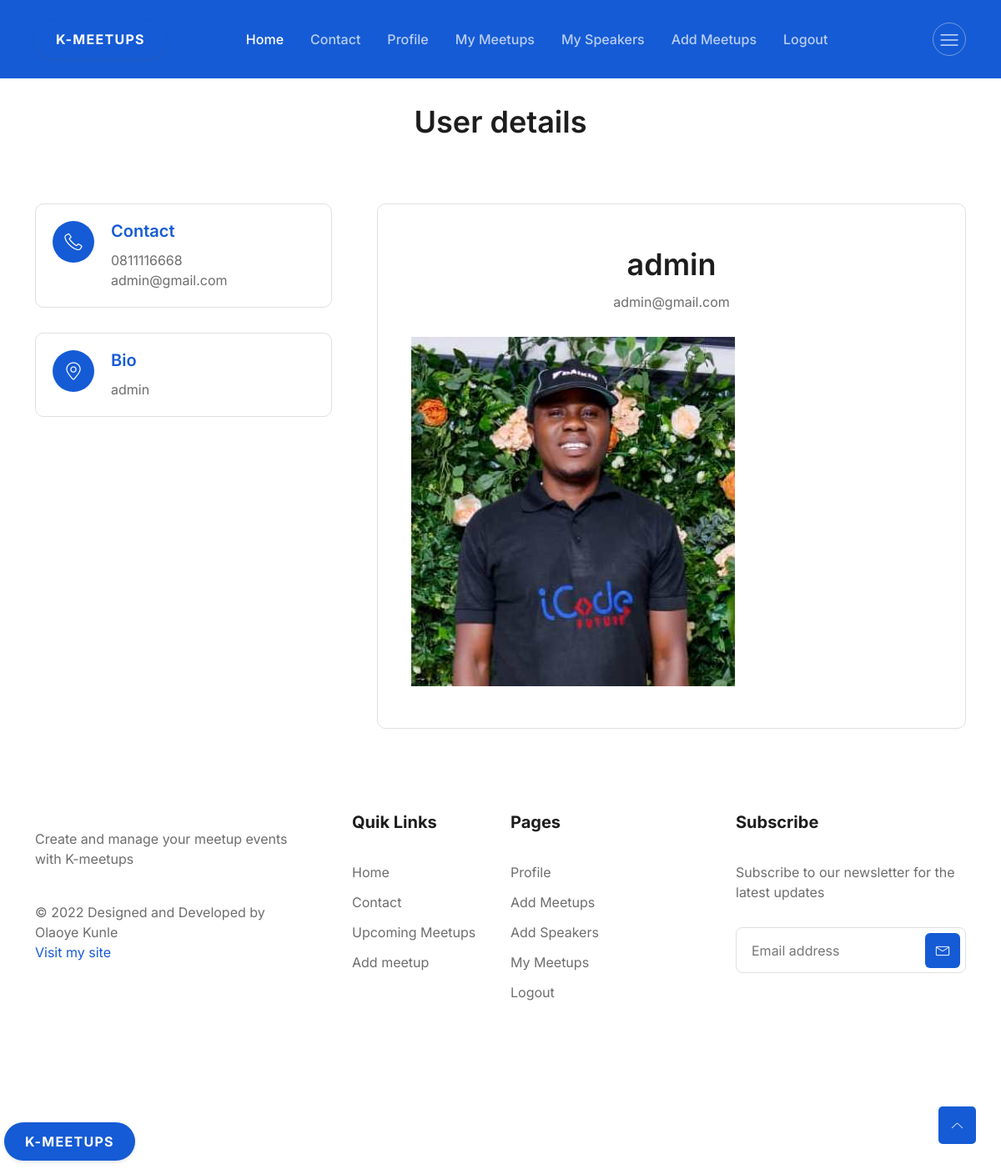
The page /user-details/1 (signed in) on the database its author committed.
### meetups/models.py (models this page shows)
class myUser(AbstractUser):
    name = models.CharField(max_length=200, null=True)
    email = models.EmailField(unique=True, null=True)
    bio = models.TextField(null=True)
    image = models.ImageField(null=True)
    mobile_number = models.CharField(max_length=10, blank=True, null=True)
    birth_date = models.DateField(null=True, blank=True)
    USERNAME_FIELD = 'email'
    REQUIRED_FIELDS = []

### meetups/views.py (the view)
# urls.py: path('user-details/<int:pk>', views.user_details, name='user-details'),
@login_required(login_url='login')
def user_details(request, pk):
    user=myUser.objects.get(id=pk)
    return render(request, 'meetups/user_details.html', {'user':user})

### meetups/templates/meetups/user_details.html (shortened to what this page needs)
{% extends 'meetups/main.html' %}
{%block page_title%}
<h2 >User details</h2>
{%endblock%}
{% block content%}
<section id="contact" class="contact-section">
    <div class="container">
      <div class="row">
        <div class="col-xl-4">
          <div class="contact-item-wrapper">
            <div class="row">
              <div class="col-12 col-md-6 col-xl-12">
                <div class="contact-item">
                  <div class="contact-icon">
                    <i class="lni lni-phone"></i>
                  </div>
                  <div class="contact-content">
                    <h4>Contact</h4>
                    <p>{{user.mobile_number}}</p>
                    <p>{{user.email}}</p>
                  </div>
                </div>
              </div>
              <div class="col-12 col-md-6 col-xl-12">
                <div class="contact-item">
                  <div class="contact-icon">
                    <i class="lni lni-map-marker"></i>
                  </div>
                  <div class="contact-content">
                    <h4>Bio</h4>
                    <p>{{user.bio}}</p>
                  </div>
                </div>
              </div>
            </div>
          </div>
        </div>
        <div class="col-xl-8">
          <div class="contact-form-wrapper">
            <div class="row">
              <div class="col-xl-10 col-lg-8 mx-auto">
                <div class="section-title text-center">
                  <h2>
                    {{user.name}}
                  </h2>
                  <p>
                   {{user.email}}
                  </p>
                </div>
              </div>
            </div>
            <img src="{{user.image.url}}" alt="user image"/>
          </div>
        </div>
      </div>
    </div>
  </section>
{%endblock%}

### staticfiles/meetups/style.css (style rules this page uses)
:root { --font-family: "Inter", sans-serif; --primary: #155bd5; --primary-dark: #1c3ab6; --primary-light: #e2f1ff; --accent: #00d4d7; --accent-dark: #00bac1; --accent-light: #dff9f8; --success: #13d527; --success-dark: #00ae11; --success-light: #eafbe7; --secondary: #8f15d5; --secondary-dark: #6013c7; --secondary-light: #f4e5fa; --info: #15b2d5; --info-dark: #0f8ca8; --info-light: #e0f5fa; --caution: #dbbb25; --caution-dark: #d58f15; --caution-light: #fbf9e4; --error: #e6185e; --error-dark: #bf1257; --error-light: #fce4eb; --black: #1d1d1d; --dark-1: #2d2d2d; --dark-2: #4d4d4d; --dark-3: #6d6d6d; --gray-1: #8d8d8d; --gray-2: #adadad; --gray-3: #cdcdcd; --gray-4: #e0e0e0; --light-1: #efefef; --light-2: #f5f5f5; --light-3: #fafafa; --white: #ffffff; --gradient-1: linear-gradient(180deg, #155bd5 0%, #1c3ab6 100%); --gradient-2: linear-gradient(180deg, #155bd5 13.02%, #00d4d7 85.42%); --gradient-3: linear-gradient(180deg, #155bd5 0%, #8f15d5 100%); --gradient-4: linear-gradient(180deg, #155bd5 0%, #13d527 100%); --gradient-5: linear-gradient(180deg, #155bd5 0%, #15bbd5 100%); --gradient-6: linear-gradient(180deg, #155bd5 0%, #dbbb25 100%); --gradient-7: linear-gradient(180deg, #155bd5 0%, #e6185e 100%); --gradient-8: linear-gradient(180deg, #1c3ab6 0%, #00bac1 100%); --gradient-9: linear-gradient(180deg, #00d4d7 13.02%, #155bd5 85.42%); --shadow-1: 0px 0px 1px rgba(40, 41, 61, 0.08), 0px 0.5px 2px rgba(96, 97, 112, 0.16); --shadow-2: 0px 0px 1px rgba(40, 41, 61, 0.04), 0px 2px 4px rgba(96, 97, 112, 0.16); --shadow-3: 0px 0px 2px rgba(40, 41, 61, 0.04), 0px 4px 8px rgba(96, 97, 112, 0.16); --shadow-4: 0px 2px 4px rgba(40, 41, 61, 0.04), 0px 8px 16px rgba(96, 97, 112, 0.16); --shadow-5: 0px 2px 8px rgba(40, 41, 61, 0.04), 0px 16px 24px rgba(96, 97, 112, 0.16); --shadow-6: 0px 2px 8px rgba(40, 41, 61, 0.08), 0px 20px 32px rgba(96, 97, 112, 0.24); }
body { font-family: var(--font-family); color: var(--black); font-size: 16px; }
img { max-width: 100%; }
h1, h2, h3, h4, h5, h6 { font-weight: 600; color: var(--black); margin: 0px; }
h2, .h2 { font-size: 2.25em; line-height: 1.25; }
h4, .h4 { font-size: 1.5em; line-height: 1.25; }
p { font-size: 1em; font-weight: 400; line-height: 1.5; color: var(--dark-3); margin: 0px; }
.section-title-five h2 { margin-bottom: 15px; }
.contact-section { position: relative; z-index: 3; padding-top: 10px; }
.contact-section .contact-item-wrapper .contact-item { display: flex; border: 1px solid var(--gray-4); border-radius: 10px; background: var(--white); margin-bottom: 30px; padding: 20px 30px; -webkit-transition: all 0.3s ease-out 0s; -moz-transition: all 0.3s ease-out 0s; -ms-transition: all 0.3s ease-out 0s; -o-transition: all 0.3s ease-out 0s; transition: all 0.3s ease-out 0s; }
@media only screen and (min-width: 1200px) and (max-width: 1399px) { .contact-section .contact-item-wrapper .contact-item { padding: 20px; } }
.contact-section .contact-item-wrapper .contact-item .contact-icon { display: flex; justify-content: center; align-items: center; font-size: 22px; width: 50px; height: 50px; border-radius: 50%; background: var(--primary); color: var(--white); -webkit-transition: all 0.3s ease-out 0s; -moz-transition: all 0.3s ease-out 0s; -ms-transition: all 0.3s ease-out 0s; -o-transition: all 0.3s ease-out 0s; transition: all 0.3s ease-out 0s; }
.contact-section .contact-item-wrapper .contact-item .contact-content { margin-left: 25px; }
@media only screen and (min-width: 1200px) and (max-width: 1399px) { .contact-section .contact-item-wrapper .contact-item .contact-content { margin-left: 20px; } }
.contact-section .contact-item-wrapper .contact-item .contact-content h4 { font-size: 20px; color: var(--primary); margin-bottom: 10px; }
.contact-form-wrapper { padding: 50px 40px; background: var(--white); border: 1px solid var(--gray-4); margin-left: 0px; border-radius: 10px; -webkit-transition: all 0.3s ease-out 0s; -moz-transition: all 0.3s ease-out 0s; -ms-transition: all 0.3s ease-out 0s; -o-transition: all 0.3s ease-out 0s; transition: all 0.3s ease-out 0s; }
@media only screen and (min-width: 1200px) and (max-width: 1399px) { .contact-form-wrapper { margin-left: 30px; } }
.contact-form-wrapper .section-title { margin-bottom: 30px; }
.contact-form-wrapper .section-title h2 { margin-bottom: 10px; }
.contact-form-wrapper .section-title p { color: var(--dark-3); }

### rows shown on the page
myUser: mobile_number "0811116668", email "admin@gmail.com", bio "admin", name "admin", image (picture)
